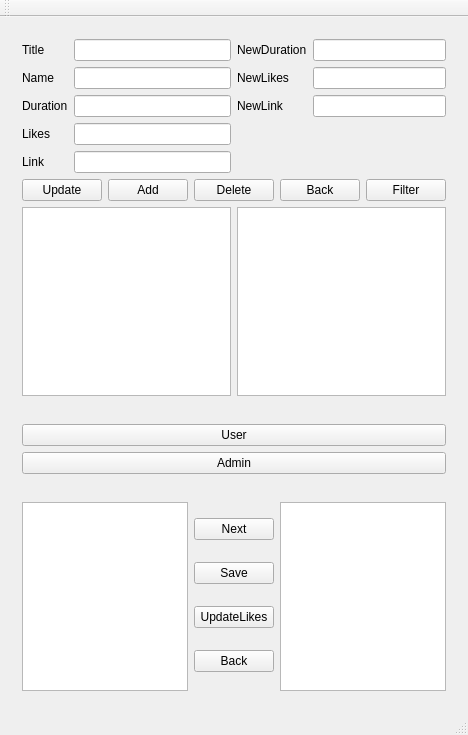
<?xml version="1.0" encoding="UTF-8"?>
<ui version="4.0">
 <class>TutorialGUIClass</class>
 <widget class="QMainWindow" name="TutorialGUIClass">
  <property name="geometry">
   <rect>
    <x>0</x>
    <y>0</y>
    <width>444</width>
    <height>735</height>
   </rect>
  </property>
  <property name="windowTitle">
   <string>TutorialGUI</string>
  </property>
  <widget class="QWidget" name="centralWidget">
   <layout class="QVBoxLayout" name="verticalLayout_4">
    <item>
     <widget class="QWidget" name="MainW" native="true">
      <layout class="QVBoxLayout" name="verticalLayout_2">
       <item>
        <layout class="QHBoxLayout" name="horizontalLayout">
         <item>
          <layout class="QFormLayout" name="formL">
           <item row="0" column="0">
            <widget class="QLabel" name="label">
             <property name="text">
              <string>Title</string>
             </property>
            </widget>
           </item>
           <item row="0" column="1">
            <widget class="QLineEdit" name="TtitleEdit"/>
           </item>
           <item row="1" column="0">
            <widget class="QLabel" name="label_2">
             <property name="text">
              <string>Name</string>
             </property>
            </widget>
           </item>
           <item row="1" column="1">
            <widget class="QLineEdit" name="NameEdit"/>
           </item>
           <item row="2" column="0">
            <widget class="QLabel" name="label_3">
             <property name="text">
              <string>Duration</string>
             </property>
            </widget>
           </item>
           <item row="2" column="1">
            <widget class="QLineEdit" name="DurationEdit"/>
           </item>
           <item row="3" column="0">
            <widget class="QLabel" name="label_4">
             <property name="text">
              <string>Likes</string>
             </property>
            </widget>
           </item>
           <item row="3" column="1">
            <widget class="QLineEdit" name="LikesEdit"/>
           </item>
           <item row="4" column="0">
            <widget class="QLabel" name="label_5">
             <property name="text">
              <string>Link</string>
             </property>
            </widget>
           </item>
           <item row="4" column="1">
            <widget class="QLineEdit" name="LinkEdit"/>
           </item>
          </layout>
         </item>
         <item>
          <layout class="QFormLayout" name="form2Layout">
           <item row="0" column="1">
            <widget class="QLineEdit" name="NewDurEdit"/>
           </item>
           <item row="1" column="0">
            <widget class="QLabel" name="label_8">
             <property name="text">
              <string>NewLikes</string>
             </property>
            </widget>
           </item>
           <item row="1" column="1">
            <widget class="QLineEdit" name="NewLikesEdit"/>
           </item>
           <item row="2" column="0">
            <widget class="QLabel" name="label_9">
             <property name="text">
              <string>NewLink</string>
             </property>
            </widget>
           </item>
           <item row="2" column="1">
            <widget class="QLineEdit" name="NewLinkEdit"/>
           </item>
           <item row="0" column="0">
            <widget class="QLabel" name="label_7">
             <property name="text">
              <string>NewDuration</string>
             </property>
            </widget>
           </item>
          </layout>
         </item>
        </layout>
       </item>
       <item>
        <layout class="QHBoxLayout" name="horizontalLayout_3">
         <item>
          <widget class="QPushButton" name="UpdateB">
           <property name="text">
            <string>Update</string>
           </property>
          </widget>
         </item>
         <item>
          <widget class="QPushButton" name="AddB">
           <property name="text">
            <string>Add</string>
           </property>
          </widget>
         </item>
         <item>
          <widget class="QPushButton" name="DeleteB">
           <property name="text">
            <string>Delete</string>
           </property>
          </widget>
         </item>
         <item>
          <widget class="QPushButton" name="Back1">
           <property name="text">
            <string>Back</string>
           </property>
          </widget>
         </item>
         <item>
          <widget class="QPushButton" name="FilterB">
           <property name="text">
            <string>Filter</string>
           </property>
          </widget>
         </item>
        </layout>
       </item>
       <item>
        <layout class="QHBoxLayout" name="horizontalLayout_4">
         <item>
          <widget class="QListWidget" name="MainL">
           <property name="font">
            <font>
             <pointsize>12</pointsize>
            </font>
           </property>
          </widget>
         </item>
         <item>
          <widget class="QListWidget" name="FilterList"/>
         </item>
        </layout>
       </item>
      </layout>
     </widget>
    </item>
    <item>
     <widget class="QWidget" name="FirstW" native="true">
      <layout class="QVBoxLayout" name="verticalLayout_3">
       <item>
        <widget class="QPushButton" name="UserB">
         <property name="text">
          <string>User</string>
         </property>
        </widget>
       </item>
       <item>
        <widget class="QPushButton" name="AdminB">
         <property name="text">
          <string>Admin</string>
         </property>
        </widget>
       </item>
      </layout>
     </widget>
    </item>
    <item>
     <widget class="QWidget" name="W3" native="true">
      <layout class="QHBoxLayout" name="horizontalLayout_2">
       <item>
        <widget class="QListWidget" name="TutWatchList"/>
       </item>
       <item>
        <layout class="QVBoxLayout" name="verticalLayout">
         <item>
          <widget class="QPushButton" name="NextBU">
           <property name="text">
            <string>Next</string>
           </property>
          </widget>
         </item>
         <item>
          <widget class="QPushButton" name="SaveBU">
           <property name="text">
            <string>Save</string>
           </property>
          </widget>
         </item>
         <item>
          <widget class="QPushButton" name="UpdLBU">
           <property name="text">
            <string>UpdateLikes</string>
           </property>
          </widget>
         </item>
         <item>
          <widget class="QPushButton" name="Back2">
           <property name="text">
            <string>Back</string>
           </property>
          </widget>
         </item>
        </layout>
       </item>
       <item>
        <widget class="QListWidget" name="NextL"/>
       </item>
      </layout>
     </widget>
    </item>
   </layout>
  </widget>
  <widget class="QMenuBar" name="menuBar">
   <property name="geometry">
    <rect>
     <x>0</x>
     <y>0</y>
     <width>444</width>
     <height>22</height>
    </rect>
   </property>
  </widget>
  <widget class="QToolBar" name="mainToolBar">
   <attribute name="toolBarArea">
    <enum>TopToolBarArea</enum>
   </attribute>
   <attribute name="toolBarBreak">
    <bool>false</bool>
   </attribute>
  </widget>
  <widget class="QStatusBar" name="statusBar"/>
 </widget>
 <layoutdefault spacing="6" margin="11"/>
 <resources>
  <include location="TutorialGUI.qrc"/>
 </resources>
 <connections/>
</ui>
